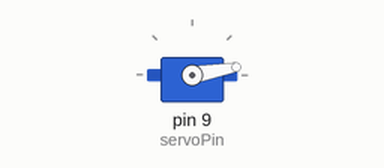
Simulated run of this sketch. Board: Arduino Uno, built with avr-gcc and run on an emulated ATmega328P. On the bench: servo.

Above: at 0.15 s.
At 2.26 s:
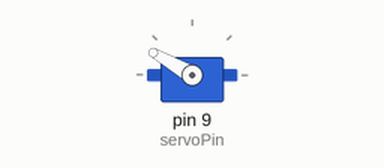
At 18.14 s:
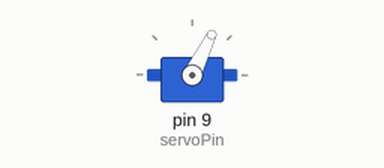
At 36.1 s:
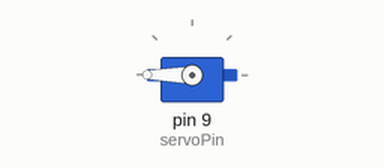
Timing chart, 0 to 37.6 s (numbered marks = the images above):
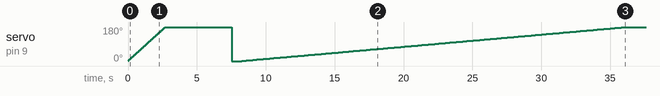

The sketch:

continuous_servo.ino
```cpp
#include <Servo.h>

Servo dispenser;

int servoPin = 9;
int servoPos = 0;

void setup() {
  dispenser.attach(servoPin);
}

void loop() {
  servoPos += 1;
  dispenser.write(servoPos);
  delay(15);
}
```
